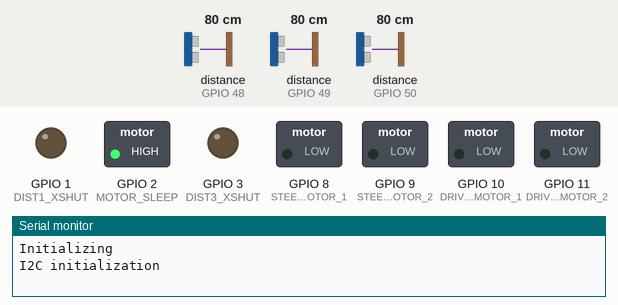
Recording of a sketch running on a simulated ESP32-S3. Parts: switched loads named in the sketch (green lamp = pin HIGH), output pins drawn as LEDs (lit = HIGH), the last lines printed to the serial monitor. The inputs (shaded band) are chosen by the test bench; at power-on: distance to the obstacle (sensors on GPIO 48, GPIO 49, GPIO 50) 80 cm.

Above: at 0.1 s.
At 0.6 s:
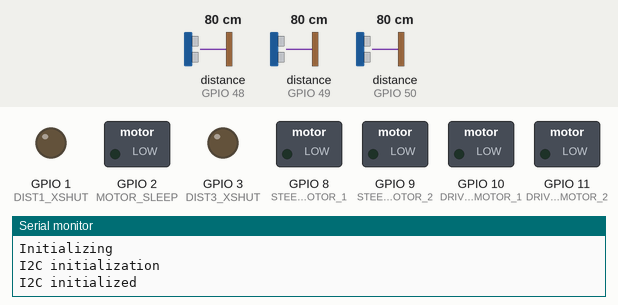
Timing chart, 0 to 2.1 s (numbered marks = the images above):
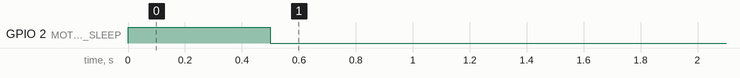

The sketch:

skalciobot.ino
```cpp
void setup() {
  // put your setup code here, to run once:
  Serial.begin(115200);
  while(!Serial);
  Serial.println("Initializing");
  setupMotor();
  int distInitErr = setupDistanceSensors();
  if (distInitErr != 0) {
    Serial.print("Error initializing sensors, code: ");
    Serial.println(distInitErr);
  }

  Serial.println("Initialized");
}

void loop() {
  uint16_t dist1, dist2, dist3;
  readDistanceSensors(dist1, dist2, dist3);

  Serial.print("Distance 1: ");
  Serial.print(dist1);
  Serial.print(" mm, Distance 2: ");
  Serial.print(dist2);
  Serial.print(" mm, Distance 3: ");
  Serial.print(dist3);
  Serial.println(" mm");

  delay(1000);
  // if (Serial.available()) {
  //   String command = Serial.readStringUntil('\n');  // Read input until newline
  //   command.trim();  // Remove any extra spaces or newlines

  //   if(command == "l") {
  //     steerLeft();
  //   } else if(command == "r") {
  //     steerRight();
  //   } else if(command == "f") {
  //     forward(150);
  //   } else if(command == "b") {
  //     backwards(150);
  //   } else {
  //     motorsIdle();
  //   }
  // }
}
```

motor.ino
```cpp
#define STEERING_MOTOR_1 GPIO_NUM_8
#define STEERING_MOTOR_2 GPIO_NUM_9

#define DRIVE_MOTOR_1 GPIO_NUM_10
#define DRIVE_MOTOR_2 GPIO_NUM_11

#define MOTOR_FAULT GPIO_NUM_5
#define MOTOR_SLEEP GPIO_NUM_2
#define MOTOR_FLT GPIO_NUM_3

void setupMotor() {
  pinMode(MOTOR_SLEEP, OUTPUT);
  pinMode(MOTOR_FAULT, INPUT_PULLUP);
  pinMode(STEERING_MOTOR_1, OUTPUT);
  pinMode(STEERING_MOTOR_2, OUTPUT);

  pinMode(DRIVE_MOTOR_1, OUTPUT);
  pinMode(DRIVE_MOTOR_2, OUTPUT);

  analogWriteResolution(STEERING_MOTOR_1, 8);
  analogWriteResolution(STEERING_MOTOR_2, 8);
  analogWriteResolution(DRIVE_MOTOR_1, 8);
  analogWriteResolution(DRIVE_MOTOR_2, 8);

  analogWrite(STEERING_MOTOR_1, 0);
  analogWrite(STEERING_MOTOR_2, 0);

  analogWrite(DRIVE_MOTOR_1, 0);
  analogWrite(DRIVE_MOTOR_2, 0);

  digitalWrite(MOTOR_SLEEP, HIGH);
}

void motorsIdle() {
  analogWrite(STEERING_MOTOR_1, 0);
  analogWrite(STEERING_MOTOR_2, 0);

  analogWrite(DRIVE_MOTOR_1, 0);
  analogWrite(DRIVE_MOTOR_2, 0);
}

void steerLeft() {
  analogWrite(STEERING_MOTOR_1, 0);
  analogWrite(STEERING_MOTOR_2, 255);
}

void steerRight() {
  analogWrite(STEERING_MOTOR_1, 255);
  analogWrite(STEERING_MOTOR_2, 0);
}

void forward(uint8_t speed) {
  analogWrite(DRIVE_MOTOR_1, 0);
  analogWrite(DRIVE_MOTOR_2, speed);
}

void backwards(uint8_t speed) {
  analogWrite(DRIVE_MOTOR_1, speed);
  analogWrite(DRIVE_MOTOR_2, 0);
}
```

sense.ino
```cpp
#include <Wire.h>
#include <VL53L0X.h>

#define SDA_PIN GPIO_NUM_33
#define SCL_PIN GPIO_NUM_35

#define DIST1_XSHUT GPIO_NUM_1
#define DIST2_XSHUT GPIO_NUM_2
#define DIST3_XSHUT GPIO_NUM_3

VL53L0X sensor1;
VL53L0X sensor2;
VL53L0X sensor3;

int setupDistanceSensors() {
  Serial.println("I2C initialization");
  Wire.begin(SDA_PIN, SCL_PIN);
  delay(500);
  Serial.println("I2C initialized");

  // Initialize the XSHUT pins
  pinMode(DIST1_XSHUT, OUTPUT);
  pinMode(DIST2_XSHUT, OUTPUT);
  pinMode(DIST3_XSHUT, OUTPUT);

  // Turn off all sensors
  digitalWrite(DIST1_XSHUT, LOW);
  digitalWrite(DIST2_XSHUT, LOW);
  digitalWrite(DIST3_XSHUT, LOW);
  delay(200);

  Serial.println("Initializing sensor 1");
  // Turn on sensor 1 and set its address
  pinMode(DIST1_XSHUT, INPUT);
  sensor1.setTimeout(500);
  delay(100); // Increased delay for stabilization
  if (!sensor1.init(true)) {
    Serial.println("Failed to initialize sensor 1");
    return 1; // Error code for sensor 1 initialization failure
  }
  delay(500);
  sensor1.setAddress(0x30); // New I2C address for sensor 1


  Serial.println("Initializing sensor 2");
  // Turn on sensor 2 and set its address
  pinMode(DIST2_XSHUT, INPUT);
  sensor2.setTimeout(500);
  delay(100); // Increased delay for stabilization
  if (!sensor2.init(true)) {
    Serial.println("Failed to initialize sensor 2");
    return 2; // Error code for sensor 2 initialization failure
  }
  delay(500);
  sensor2.setAddress(0x31); // New I2C address for sensor 2

  Serial.println("Initializing sensor 3");
  // Turn on sensor 3 and set its address
  pinMode(DIST3_XSHUT, INPUT);
  sensor3.setTimeout(500);
  delay(100); // Increased delay for stabilization
  if (!sensor3.init(true)) {
    Serial.println("Failed to initialize sensor 3");
    return 3; // Error code for sensor 3 initialization failure
  }
  delay(500);
  sensor3.setAddress(0x32); // New I2C address for sensor 3

  sensor1.startContinuous();
  sensor2.startContinuous();
  sensor3.startContinuous();

  return 0; // Success
}

void readDistanceSensors(uint16_t &dist1, uint16_t &dist2, uint16_t &dist3) {
  dist1 = sensor1.readRangeContinuousMillimeters();
  dist2 = sensor2.readRangeContinuousMillimeters();
  dist3 = sensor3.readRangeContinuousMillimeters();

  // Check for errors
  if (sensor1.timeoutOccurred()) {
    Serial.println("Sensor 1 timeout");
    dist1 = 0;
  }
  if (sensor2.timeoutOccurred()) {
    Serial.println("Sensor 2 timeout");
    dist2 = 0;
  }
  if (sensor3.timeoutOccurred()) {
    Serial.println("Sensor 3 timeout");
    dist3 = 0;
  }
}
```
